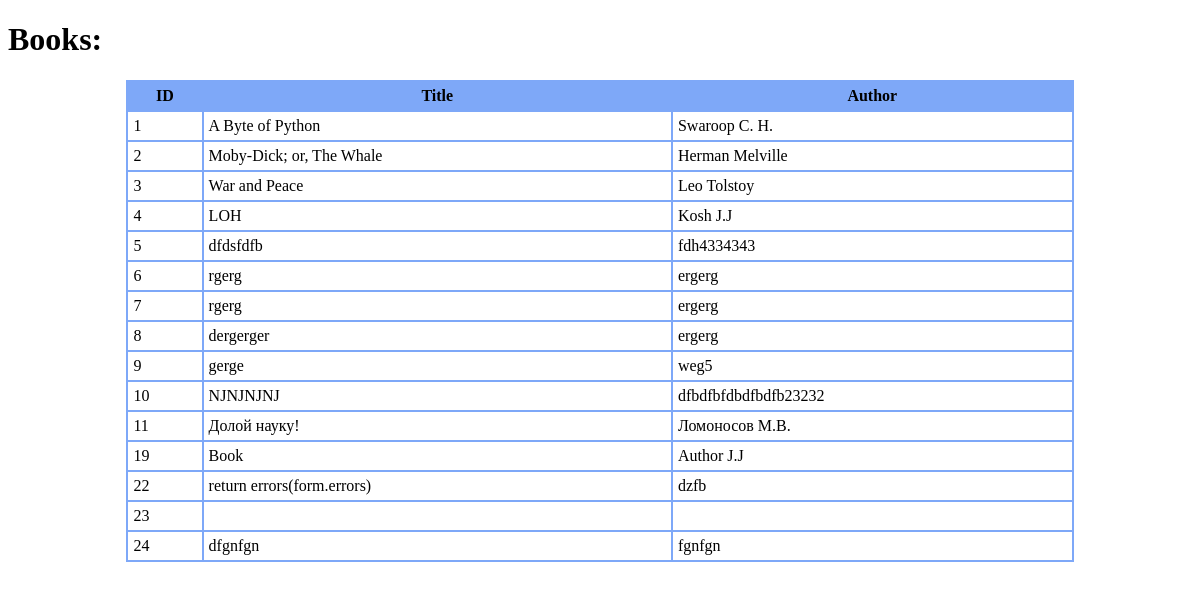
/books, run on the app's committed database.
### tables this page shows
CREATE TABLE `table_books` (
                    id INTEGER PRIMARY KEY AUTOINCREMENT, 
                    title TEXT, 
                    author TEXT
                );

### routes.py (the view)
@app.route('/books')
def all_books() -> str:
    return render_template('index.html', books=get_all_books())

### models.py (called while the page is built)
def get_all_books() -> List[Book]:
    with sqlite3.connect('table_books.db') as conn:
        cursor: sqlite3.Cursor = conn.cursor()
        cursor.execute(
            """
            SELECT * from `table_books`
            """
        )
        return [Book(*row) for row in cursor.fetchall()]

### templates/index.html (shortened to what this page needs)
<!DOCTYPE html>
<html>
<head>
    <link rel="stylesheet" type="text/css" href="../static/style.css">
</head>
<body>
<h1>Books:</h1>
{% if books %}
<table class="customTable">
    <thead>
    <tr>
        <th>ID</th>
        <th>Title</th>
        <th>Author</th>
    </tr>
    </thead>
    <tbody>
    {% for book in books %}
    <tr>
        <td>
            {{ book.id }}
        </td>
        <td>
            {{ book.title }}
        </td>
        <td>
            {{ book.author }}
        </td>
    </tr>
    {% endfor %}
    </tbody>
</table>
{% else %}
<h2> Sorry, no books in DB.</h2>
{% endif %}
</body>
</html>

### static/style.css (style rules this page uses)
table.customTable { width: 80%; background-color: #FFFFFF; border-collapse: collapse; border-width: 2px; border-color: #7ea8f8; border-style: solid; color: #000000; margin: auto; }
table.customTable td, table.customTable th { border-width: 2px; border-color: #7ea8f8; border-style: solid; padding: 5px; }
table.customTable thead { background-color: #7ea8f8; }

### data on the page
table_books: id "1", title "A Byte of Python", author "Swaroop C. H."
table_books: id "2", title "Moby-Dick; or, The Whale", author "Herman Melville"
table_books: id "3", title "War and Peace", author "Leo Tolstoy"
table_books: id "4", title "LOH", author "Kosh J.J"
table_books: id "5", title "dfdsfdfb", author "fdh4334343"
table_books: id "6", title "rgerg", author "ergerg"
table_books: id "7", title "rgerg", author "ergerg"
table_books: id "8", title "dergerger", author "ergerg"
table_books: id "9", title "gerge", author "weg5"
table_books: id "10", title "NJNJNJNJ", author "dfbdfbfdbdfbdfb23232"
table_books: id "11", title "Долой науку!", author "Ломоносов М.В."
table_books: id "19", title "Book", author "Author J.J"
table_books: id "22", title "return errors(form.errors)", author "dzfb"
table_books: id "24", title "dfgnfgn", author "fgnfgn"

### other printed values
{{ book.id }} "23"
